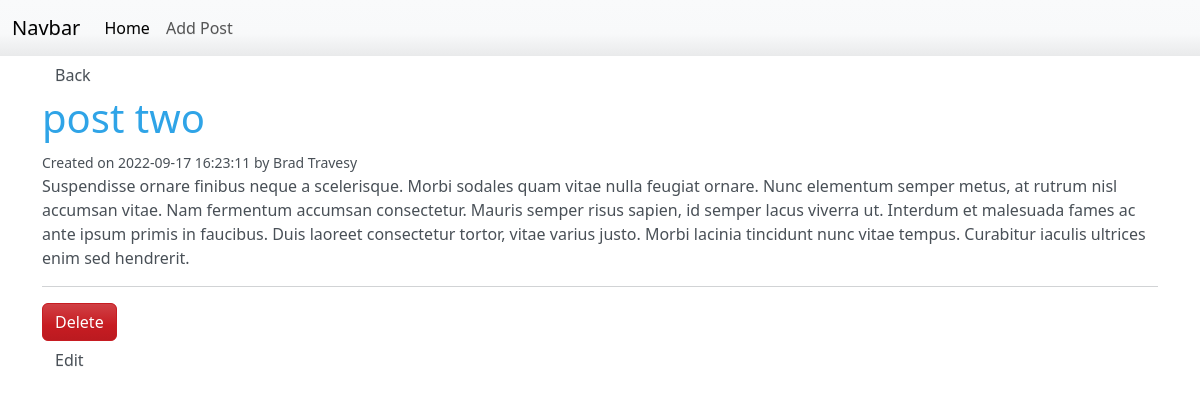
The app's page /21-website8/post.php?id=2 with its own data.
### tables this page shows
CREATE TABLE `posts` (
  `id` int(11) NOT NULL,
  `title` varchar(255) NOT NULL,
  `body` text NOT NULL,
  `author` varchar(255) NOT NULL,
  `created_at` timestamp NOT NULL DEFAULT current_timestamp()
);

### 21-website8/post.php (the view, shortened to what this page needs)
<?php
	require('config/db.php');
	$id = mysqli_real_escape_string($conn, $_GET['id']);
	$query = 'SELECT * FROM posts WHERE id = '.$id;
	$result = mysqli_query($conn, $query);
	$post = mysqli_fetch_assoc($result);
?>
	<?php include('inc/header.php'); ?>
		<div class="container">
			<a href="<?php echo ROOT_URL; ?>" class="btn btn-default">Back</a>
			<h1><?php echo $post['title']; ?></h1>
			<small>Created on <?php echo $post['created_at']; ?> by <?php echo $post['author']; ?></small>
			<p><?php echo $post['body']; ?></p>
			<hr>
			<form class="pull-right" method="POST" action="<?php echo $_SERVER['PHP_SELF']; ?>">
				<input type="submit" name="delete" value="Delete" class="btn btn-danger">
			</form>
			<a href="<?php echo ROOT_URL; ?>editpost.php?id=<?php echo $post['id']; ?>" class="btn btn-default">Edit</a>
		</div>
	<?php include('inc/footer.php'); ?>

### records on screen
posts: title "post two", created_at "2022-09-17 16:23:11", author "Brad Travesy", body "Suspendisse ornare finibus neque a scelerisque. Morbi sodales quam vitae nulla feugiat ornare. Nunc elementum semper metus, at rutrum nisl accumsan vitae. Nam fermentum accumsan consectetur. Mauris semper risus sapien, id semper lacus viverra ut. Interdum et malesuada fames ac ante ipsum primis in faucibus. Duis laoreet consectetur tortor, vitae varius justo. Morbi lacinia tincidunt nunc vitae tempus. Curabitur iaculis ultrices enim sed hendrerit."
